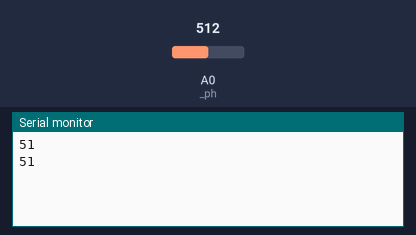
Bench run of a sketch on a simulated Arduino Uno, built with avr-gcc and run on an emulated ATmega328P. Parts: the last lines printed to the serial monitor. The inputs (shaded band) are chosen by the test bench; at power-on: A0 (_ph) = 512.

Above: at 1.8 s.
1.9 s: A0 (_ph) set to 716
At 2.8 s:
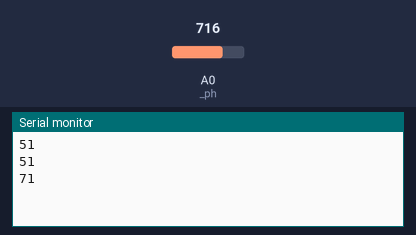
3.4 s: A0 (_ph) set to 900
At 4.8 s:
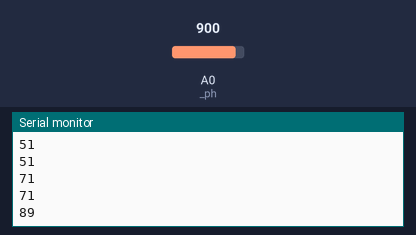
Timing chart, 0 to 6.4 s (numbered marks = the images above; inputs shaded):
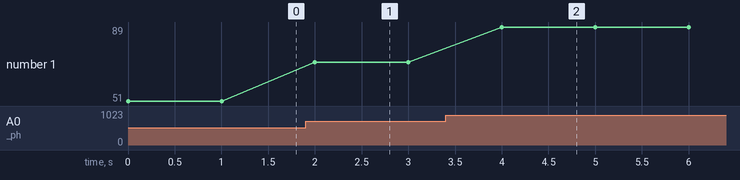

The sketch:

luminosity.ino
```cpp
#define _ph A0 //pin for photoresistor
void setup()
{
  Serial.begin(9600);
  pinMode(_ph,INPUT);
}

void loop() {
  // put your main code here, to run repeatedly:
  int lum = analogRead(_ph);
  lum = constrain(lum,0,1003);
  lum = map(lum, 0, 1003, 0, 100);

  Serial.println(lum);
  delay(1000);
}
```

Measured:
- after the input at 1.9 s, the serial monitor: prints a new line after 0.10 s (image 1)
- after the input at 3.4 s, the serial monitor: prints a new line after 0.60 s (image 2)
- plotted number 1: 51 → 71 after the input at 1.9 s, 71 → 89 after the input at 3.4 s
